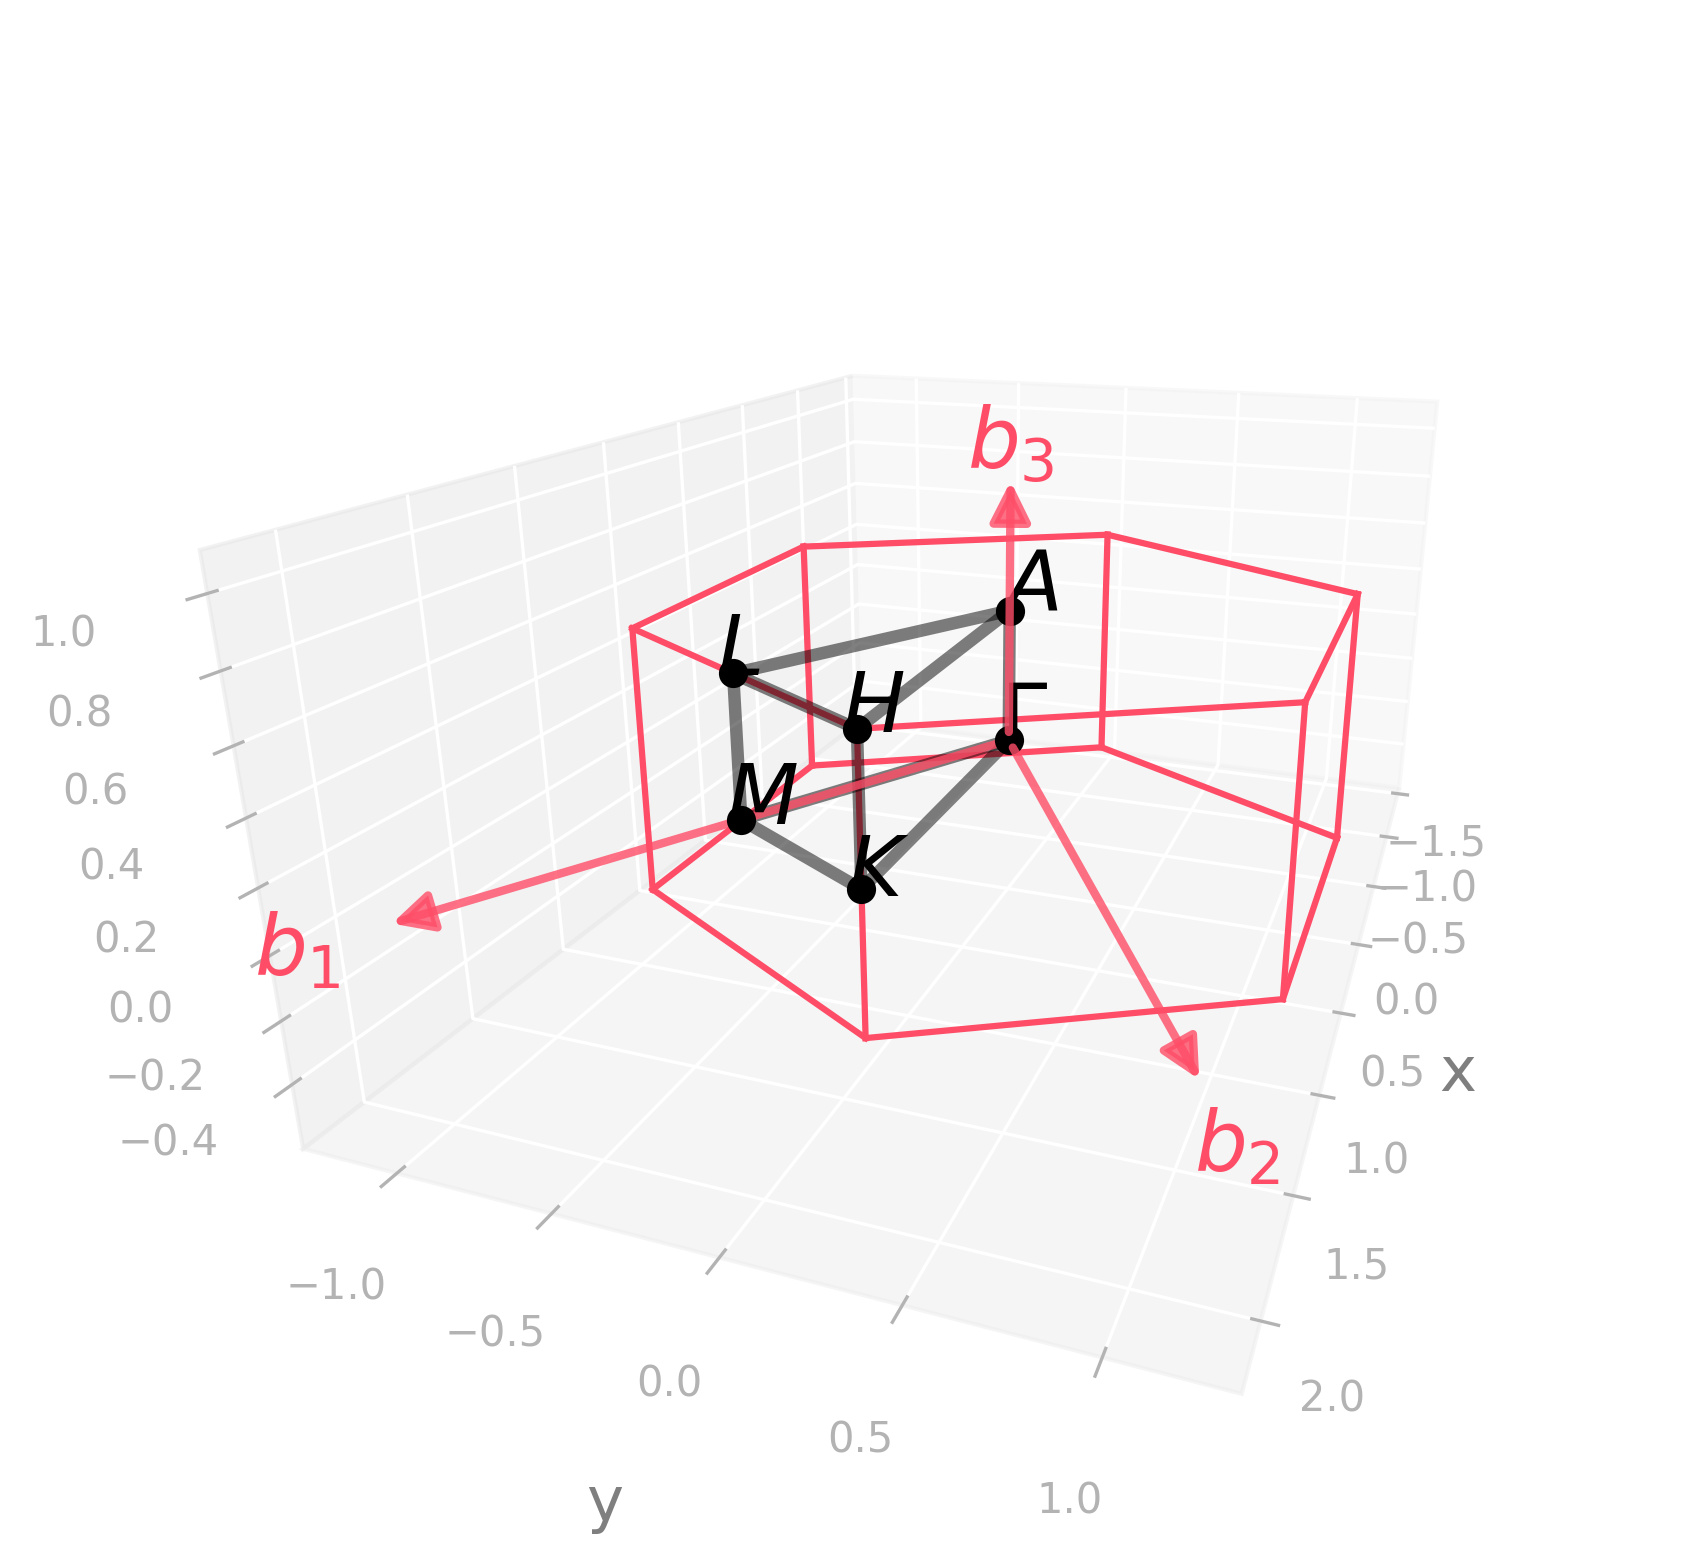

Write Python code to recreate this figure.
import radtools as rad

l = rad.lattice_example(f"HEX")
l.plot("brillouin-kpath")
# Save an image:
l.savefig(
    "hex_brillouin.png",
    elev=19,
    azim=20,
    dpi=300,
   bbox_inches="tight",
)
# Interactive plot:
l.show(elev=19, azim=20)
